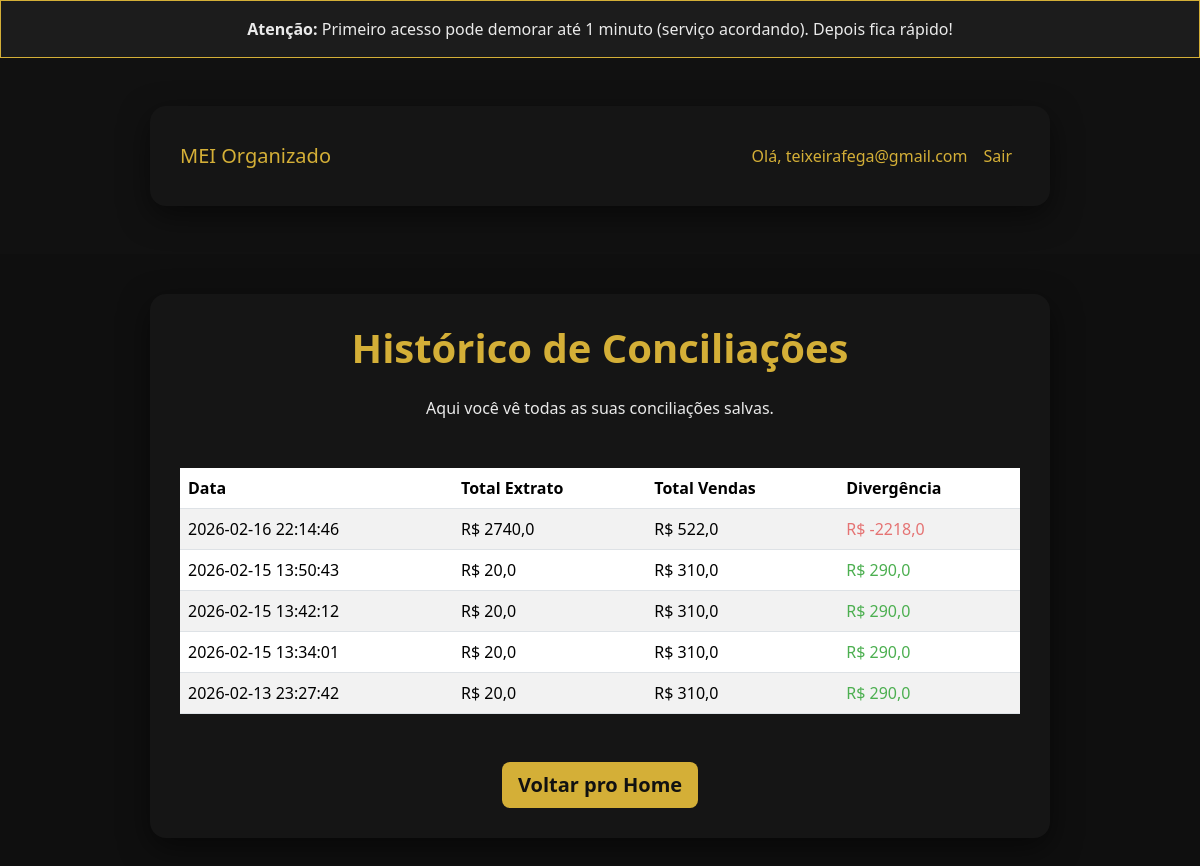
Page /historico (signed in) on the earlier database version.
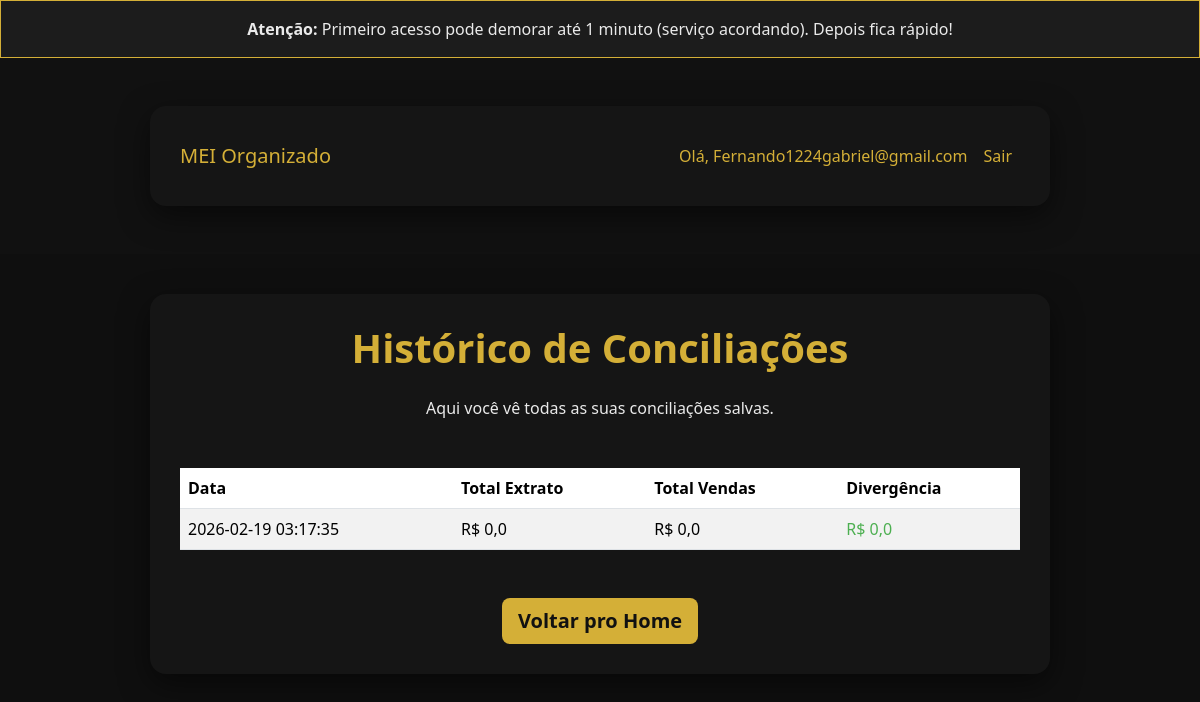
Same page on the later database version.
### tables this page shows
CREATE TABLE users
             (id INTEGER PRIMARY KEY, email TEXT UNIQUE, password TEXT, is_pro INTEGER DEFAULT 0);

CREATE TABLE conciliacoes
             (id INTEGER PRIMARY KEY, user_id INTEGER, data TEXT, total_extrato REAL, total_vendas REAL, divergencia REAL);

### app.py (the view)
@app.route('/historico')
@login_required
def historico():
    c.execute("SELECT data, total_extrato, total_vendas, divergencia FROM conciliacoes WHERE user_id = ? ORDER BY id DESC", (current_user.id,))
    conciliacoes = c.fetchall()
    return render_template('historico.html', conciliacoes=conciliacoes)

### app.py (called while the page is built)
@login_manager.user_loader
def load_user(user_id):
    c.execute("SELECT id, email, is_pro FROM users WHERE id = ?", (user_id,))
    row = c.fetchone()
    if row:
        return User(row[0], row[1], row[2])
    return None

### templates/historico.html (shortened to what this page needs)
<!DOCTYPE html>
<html lang="pt-BR">
<head>
    <link href="https://cdn.jsdelivr.net/npm/bootstrap@5.3.3/dist/css/bootstrap.min.css" rel="stylesheet">
</head>
<body>
    <div class="alert alert-info text-center mb-0 rounded-0">
        <strong>Atenção:</strong> Primeiro acesso pode demorar até 1 minuto (serviço acordando). Depois fica rápido!
    </div>
    <nav class="navbar navbar-expand-lg navbar-light bg-light">
        <div class="container">
            <a class="navbar-brand" href="/">MEI Organizado</a>
            <div class="navbar-nav ms-auto">
                <span class="nav-link">Olá, {{ current_user.email }}</span>
                <a class="nav-link" href="{{ url_for('logout') }}">Sair</a>
            </div>
        </div>
    </nav>
    <div class="container">
        <h1 class="text-center mb-4">Histórico de Conciliações</h1>
        <p class="text-center mb-5">Aqui você vê todas as suas conciliações salvas.</p>
        {% if conciliacoes %}
            <table class="table table-striped table-hover">
                <thead>
                    <tr>
                        <th>Data</th>
                        <th>Total Extrato</th>
                        <th>Total Vendas</th>
                        <th>Divergência</th>
                    </tr>
                </thead>
                <tbody>
                    {% for conc in conciliacoes %}
                        <tr>
                            <td>{{ conc[0] }}</td>
                            <td>R$ {{ conc[1]|round(2)|string|replace('.', ',') }}</td>
                            <td>R$ {{ conc[2]|round(2)|string|replace('.', ',') }}</td>
                            <td {% if conc[3] >= 0 %}class="text-success"{% else %}class="text-danger"{% endif %}>
                                R$ {{ conc[3]|round(2)|string|replace('.', ',') }}
                            </td>
                        </tr>
                    {% endfor %}
                </tbody>
            </table>
        {% else %}
            <div class="alert alert-info text-center">
                Ainda não há conciliações salvas. Faça uma nova no <a href="{{ url_for('home') }}">home</a>.
            </div>
        {% endif %}
        <div class="text-center mt-5">
            <a href="{{ url_for('home') }}" class="btn btn-primary btn-lg">Voltar pro Home</a>
        </div>
    </div>
</body>
</html>

### templates/historico.html (style rules this page uses)
body { background: #0F0F0F; font-family: system-ui, sans-serif; color: #EAEAEA; }
.container { max-width: 900px; margin: 40px auto; padding: 30px; background: #151515; border-radius: 16px; box-shadow: 0 10px 30px rgba(0,0,0,0.5); }
h1 { color: #D4AF37; font-weight: 700; }
.navbar { background: #111 !important; }
.navbar-brand, .nav-link { color: #D4AF37 !important; font-weight: 500; }
.btn-primary { background: #D4AF37; border: none; color: #111; font-weight: 600; }
.table { margin-top: 30px; color: #EAEAEA; }
.table thead { background: #1C1C1C; color: #D4AF37; }
.table-striped tbody tr:nth-of-type(odd) { background-color: #181818; }
.alert-info { background: #1C1C1C; border: 1px solid #D4AF37; color: #EAEAEA; }
.text-success { color: #4CAF50 !important; }
a { color: #D4AF37; }

Differences in the rows shown:
removed conciliacoes: data "2026-02-16 22:14:46", total_extrato "2740,0", total_vendas "522,0", divergencia "-2218,0"
removed conciliacoes: data "2026-02-15 13:50:43", total_extrato "20,0", total_vendas "310,0", divergencia "290,0"
removed conciliacoes: data "2026-02-15 13:42:12", total_extrato "20,0", total_vendas "310,0", divergencia "290,0"
removed conciliacoes: data "2026-02-15 13:34:01", total_extrato "20,0", total_vendas "310,0", divergencia "290,0"
changed users: email "teixeirafega@gmail.com" → "Fernando1224gabriel@gmail.com"
changed conciliacoes: data "2026-02-13 23:27:42" → "2026-02-19 03:17:35"; total_extrato "20,0" → "0,0"; total_vendas "310,0" → "0,0"; divergencia "290,0" → "0,0"
